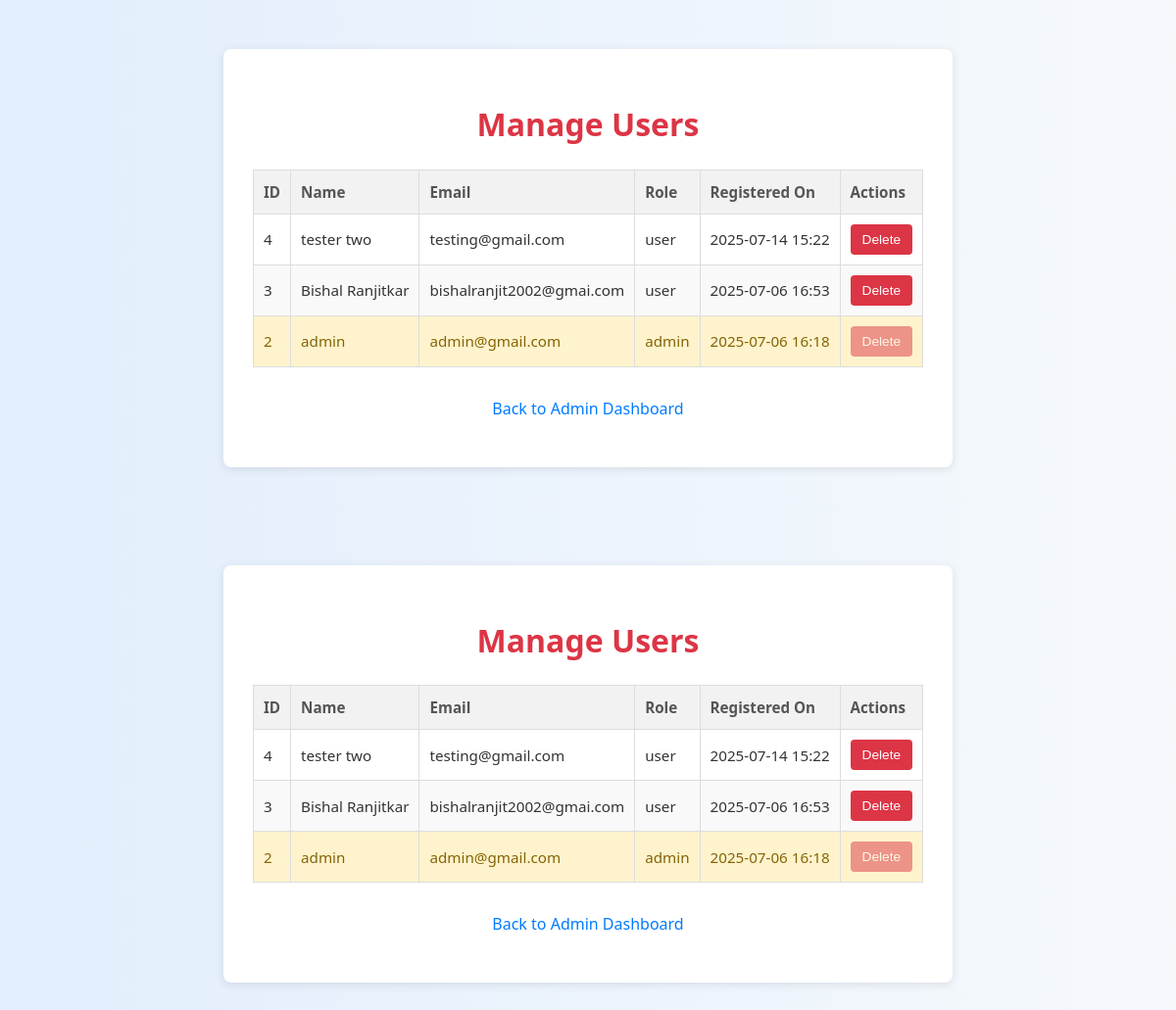
Page /admin/manage_users.php (signed in) on the committed database.
### tables this page shows
CREATE TABLE `users` (
  `id` int(11) NOT NULL,
  `name` varchar(255) NOT NULL,
  `email` varchar(255) NOT NULL,
  `password` varchar(255) NOT NULL,
  `role` enum('admin','user') DEFAULT 'user',
  `created_at` timestamp NOT NULL DEFAULT current_timestamp(),
  `major` varchar(255) DEFAULT NULL,
  `gpa` decimal(3,2) DEFAULT NULL,
  `experience_summary` text DEFAULT NULL,
  `projects_summary` text DEFAULT NULL,
  `phone_number` varchar(20) DEFAULT NULL,
  `linkedin_url` varchar(255) DEFAULT NULL,
  `summary_text` text DEFAULT NULL,
  `university_name` varchar(255) DEFAULT NULL,
  `graduation_year` varchar(10) DEFAULT NULL
);

### admin/manage_users.php (the view, shortened to what this page needs)
<?php
require_once '../config/config.php';
$users = [];
$sql_fetch_users = "SELECT id, name, email, role, created_at FROM users ORDER BY created_at DESC";
$result_users = mysqli_query($conn, $sql_fetch_users);
if ($result_users) {
    while ($row = mysqli_fetch_assoc($result_users)) {
        $users[] = $row;
    }
} else {
    $message = "Error fetching users: " . mysqli_error($conn);
    $message_type = "error";
}
?>
<!DOCTYPE html>
<html lang="en">
<head>
    <link rel="stylesheet" href="../assets/css/style.css">
</head>
<body>
    <div class="admin-container">
        <h1>Manage Users</h1>
        <?php if (!empty($users)): ?>
            <table class="user-list-table">
                <thead>
                    <tr>
                        <th>ID</th>
                        <th>Name</th>
                        <th>Email</th>
                        <th>Role</th>
                        <th>Registered On</th>
                        <th>Actions</th>
                    </tr>
                </thead>
                <tbody>
                    <?php foreach ($users as $user): ?>
                        <tr <?php echo ($user['id'] == $_SESSION['user_id'] && $user['role'] == 'admin') ? 'class="current-admin-row"' : ''; ?>>
                            <td><?php echo htmlspecialchars($user['id']); ?></td>
                            <td><?php echo htmlspecialchars($user['name']); ?></td>
                            <td><?php echo htmlspecialchars($user['email']); ?></td>
                            <td><?php echo htmlspecialchars($user['role']); ?></td>
                            <td><?php echo htmlspecialchars(date('Y-m-d H:i', strtotime($user['created_at']))); ?></td>
                            <td>
                                <div class="action-buttons">
                                    <?php if ($user['id'] != $_SESSION['user_id']):  ?>
                                        <form action="manage_users.php" method="POST" onsubmit="return confirm('WARNING: Are you sure you want to delete user <?php echo htmlspecialchars(addslashes($user['name'])); ?>? This will delete ALL associated data (skills, answers, recommendations) and cannot be undone!');">
                                            <button type="submit" name="delete_user" class="btn-delete">Delete</button>
                                        </form>
                                    <?php else: ?>
                                        <button class="btn-delete" disabled title="You cannot delete your own account">Delete</button>
                                    <?php endif; ?>
                                </div>
                            </td>
                        </tr>
                    <?php endforeach; ?>
                </tbody>
            </table>
        <?php else: ?>
            <p>No users registered yet.</p>
        <?php endif; ?>
        <div class="back-link" style="text-align: center; margin-top: 30px;">
            <p><a href="dashboard.php" class="btn-action">Back to Admin Dashboard</a></p>
        </div>
    </div>
</body>
</html>
<?php
require_once '../config/config.php';
$users = [];
$sql_fetch_users = "SELECT id, name, email, role, created_at FROM users ORDER BY created_at DESC";
$result_users = mysqli_query($conn, $sql_fetch_users);
if ($result_users) {
    while ($row = mysqli_fetch_assoc($result_users)) {
        $users[] = $row;
    }
}
?>
<!DOCTYPE html>
<html lang="en">
<head>
    <link rel="stylesheet" href="../assets/css/style.css">
</head>
<body>
    <div class="admin-container">
        <h1>Manage Users</h1>
        <?php if (!empty($users)): ?>
            <table class="user-list-table">
                <thead>
                    <tr>
                        <th>ID</th>
                        <th>Name</th>
                        <th>Email</th>
                        <th>Role</th>
                        <th>Registered On</th>
                        <th>Actions</th>
                    </tr>
                </thead>
                <tbody>
                    <?php foreach ($users as $user): ?>
                        <tr <?php echo ($user['id'] == $_SESSION['user_id'] && $user['role'] == 'admin') ? 'class="current-admin-row"' : ''; ?>>
                            <td><?php echo htmlspecialchars($user['id']); ?></td>
                            <td><?php echo htmlspecialchars($user['name']); ?></td>
                            <td><?php echo htmlspecialchars($user['email']); ?></td>
                            <td><?php echo htmlspecialchars($user['role']); ?></td>
                            <td><?php echo htmlspecialchars(date('Y-m-d H:i', strtotime($user['created_at']))); ?></td>
                            <td>
                                <div class="action-buttons">
                                    <?php if ($user['id'] != $_SESSION['user_id']):  ?>
                                        <form action="manage_users.php" method="POST" onsubmit="return confirm('WARNING: Are you sure you want to delete user <?php echo htmlspecialchars(addslashes($user['name'])); ?>? This will delete ALL associated data (skills, answers, recommendations) and cannot be undone!');">
                                            <button type="submit" name="delete_user" class="btn-delete">Delete</button>
                                        </form>
                                    <?php else: ?>
                                        <button class="btn-delete" disabled title="You cannot delete your own account">Delete</button>
                                    <?php endif; ?>
                                </div>
                            </td>
                        </tr>
                    <?php endforeach; ?>
                </tbody>
            </table>
        <?php else: ?>
            <p>No users registered yet.</p>
        <?php endif; ?>
        <div class="back-link" style="text-align: center; margin-top: 30px;">
            <p><a href="dashboard.php" class="btn-action">Back to Admin Dashboard</a></p>
        </div>
    </div>
</body>
</html>

### assets/css/style.css (style rules this page uses)
body { font-family: 'Segoe UI', Tahoma, Geneva, Verdana, sans-serif; background: linear-gradient(to right, #e2eefd, #f6f9fc); color: #333; line-height: 1.6; margin: 0; padding: 0; display: flex; flex-direction: column; min-height: 100vh; }
.container, .profile-container, .recommendations-container, .admin-container { max-width: 1200px; margin: 50px auto; padding: 30px; background-color: #fff; border-radius: 8px; box-shadow: 0 2px 10px rgba(0,0,0,0.1); box-sizing: border-box; }
table { width: 100%; border-collapse: collapse; margin-bottom: 20px; font-size: 0.95em; }
table th, table td { border: 1px solid #ddd; padding: 12px 8px; text-align: left; }
table th { background-color: #f2f2f2; font-weight: bold; color: #333; }
table tr:nth-child(even) { background-color: #f9f9f9; }
.action-buttons { display: flex; gap: 5px; flex-wrap: wrap; justify-content: center; }
.back-link { display: block; text-align: center; margin-top: 20px; }
.back-link a { color: #007bff; text-decoration: none; }

### admin/manage_users.php (style rules this page uses)
.admin-container { max-width: 1000px; margin: 50px auto; padding: 30px; background-color: #fff; border-radius: 8px; box-shadow: 0 2px 10px rgba(0,0,0,0.1); }
.admin-container h1 { color: #dc3545; margin-bottom: 20px; text-align: center; }
.user-list-table { width: 100%; border-collapse: collapse; margin-top: 20px; }
.user-list-table th, .user-list-table td { border: 1px solid #ddd; padding: 10px; text-align: left; }
.user-list-table th { background-color: #f2f2f2; color: #555; font-weight: bold; }
.user-list-table tbody tr:nth-child(even) { background-color: #f9f9f9; }
.user-list-table .action-buttons { display: flex; gap: 5px; justify-content: center; }
.btn-delete { background-color: #dc3545; color: white; padding: 8px 12px; border: none; border-radius: 4px; cursor: pointer; font-size: 0.9em; transition: background-color 0.3s ease; }
.current-admin-row { background-color: #fff3cd !important; color: #856404; }
.current-admin-row .btn-delete { opacity: 0.5; cursor: not-allowed; }

### rows in the picture
users: id "4", name "tester two", email "testing@gmail.com", role "user", created_at "2025-07-14 15:22"
users: id "3", name "Bishal Ranjitkar", email "bishalranjit2002@gmai.com", role "user", created_at "2025-07-06 16:53"
users: id "2", name "admin", email "admin@gmail.com", role "admin", created_at "2025-07-06 16:18", shows "Delete"
